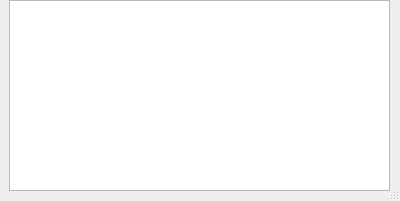
<?xml version="1.0" encoding="UTF-8"?>
<ui version="4.0">
 <class>DialogHelp</class>
 <widget class="QDialog" name="DialogHelp">
  <property name="enabled">
   <bool>true</bool>
  </property>
  <property name="geometry">
   <rect>
    <x>0</x>
    <y>0</y>
    <width>400</width>
    <height>201</height>
   </rect>
  </property>
  <property name="windowTitle">
   <string>Dialog</string>
  </property>
  <property name="sizeGripEnabled">
   <bool>true</bool>
  </property>
  <widget class="QTextBrowser" name="textBrowser">
   <property name="geometry">
    <rect>
     <x>9</x>
     <y>0</y>
     <width>381</width>
     <height>191</height>
    </rect>
   </property>
   <property name="sizeAdjustPolicy">
    <enum>QAbstractScrollArea::AdjustToContents</enum>
   </property>
  </widget>
 </widget>
 <resources/>
 <connections/>
</ui>
